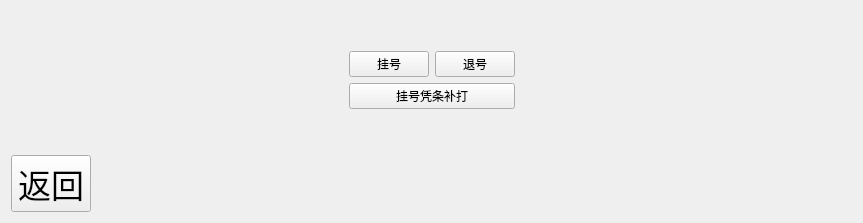
     <widget class="QWidget" name="page_4">
      <layout class="QGridLayout" name="gridLayout_15">
       <item row="0" column="0">
        <layout class="QHBoxLayout" name="horizontalLayout_20">
         <item>
          <spacer name="horizontalSpacer_19">
           <property name="orientation">
            <enum>Qt::Horizontal</enum>
           </property>
           <property name="sizeHint" stdset="0">
            <size>
             <width>40</width>
             <height>20</height>
            </size>
           </property>
          </spacer>
         </item>
         <item>
          <layout class="QVBoxLayout" name="verticalLayout_14">
           <item>
            <spacer name="verticalSpacer_2">
             <property name="orientation">
              <enum>Qt::Vertical</enum>
             </property>
             <property name="sizeHint" stdset="0">
              <size>
               <width>20</width>
               <height>40</height>
              </size>
             </property>
            </spacer>
           </item>
           <item>
            <layout class="QVBoxLayout" name="verticalLayout_13">
             <item>
              <layout class="QHBoxLayout" name="horizontalLayout_19">
               <item>
                <widget class="QPushButton" name="pushButton_register_id">
                 <property name="text">
                  <string>挂号</string>
                 </property>
                </widget>
               </item>
               <item>
                <widget class="QPushButton" name="pushButton_cancel_id">
                 <property name="text">
                  <string>退号</string>
                 </property>
                </widget>
               </item>
              </layout>
             </item>
             <item>
              <widget class="QPushButton" name="pushButton_print_register">
               <property name="text">
                <string>挂号凭条补打</string>
               </property>
              </widget>
             </item>
            </layout>
           </item>
           <item>
            <spacer name="verticalSpacer">
             <property name="orientation">
              <enum>Qt::Vertical</enum>
             </property>
             <property name="sizeHint" stdset="0">
              <size>
               <width>20</width>
               <height>40</height>
              </size>
             </property>
            </spacer>
           </item>
          </layout>
         </item>
         <item>
          <spacer name="horizontalSpacer_20">
           <property name="orientation">
            <enum>Qt::Horizontal</enum>
           </property>
           <property name="sizeHint" stdset="0">
            <size>
             <width>40</width>
             <height>20</height>
            </size>
           </property>
          </spacer>
         </item>
        </layout>
       </item>
       <item row="1" column="0">
        <layout class="QHBoxLayout" name="horizontalLayout_18">
         <item>
          <widget class="QPushButton" name="pushButton_back_7">
           <property name="font">
            <font>
             <pointsize>25</pointsize>
            </font>
           </property>
           <property name="text">
            <string>返回</string>
           </property>
           <property name="icon">
            <iconset resource="resources.qrc">
             <normaloff>:/images/back.png</normaloff>:/images/back.png</iconset>
           </property>
          </widget>
         </item>
         <item>
          <spacer name="horizontalSpacer_4">
           <property name="orientation">
            <enum>Qt::Horizontal</enum>
           </property>
           <property name="sizeHint" stdset="0">
            <size>
             <width>761</width>
             <height>20</height>
            </size>
           </property>
          </spacer>
         </item>
        </layout>
       </item>
      </layout>
     </widget>
